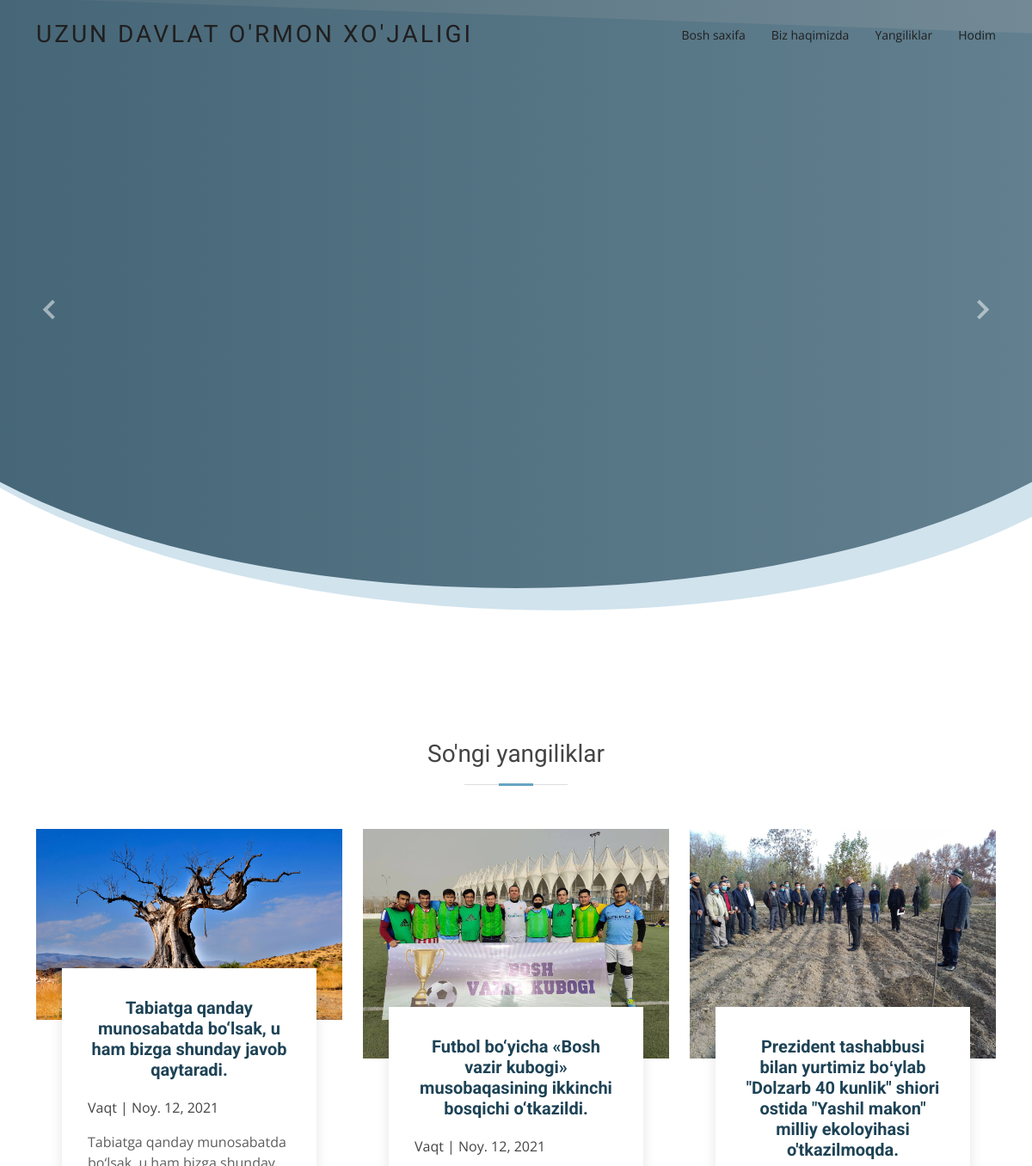
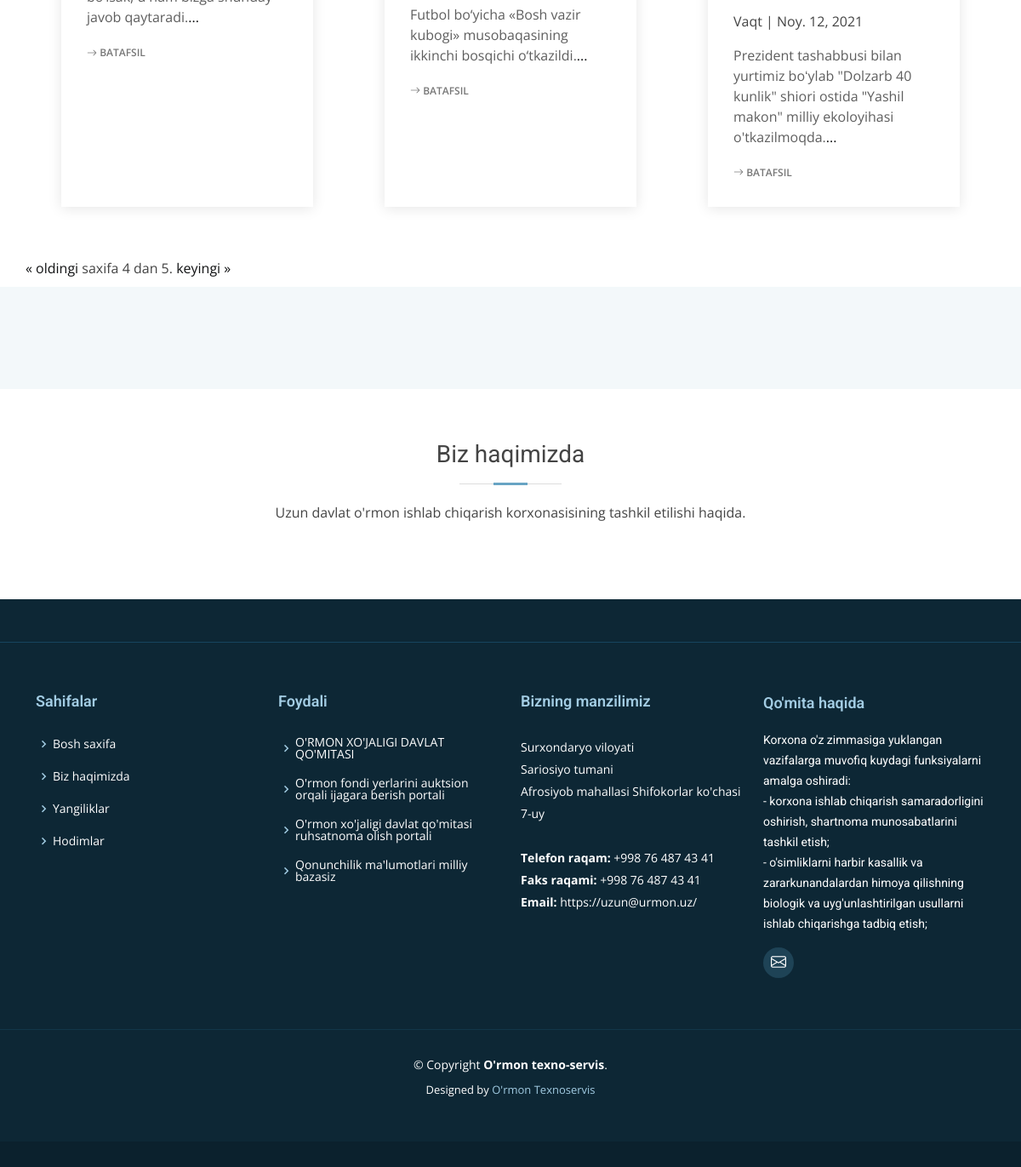
/?page=4, run on the app's committed database (2 pictures, top to bottom).
### articles/models.py (models this page shows, shortened)
class Newsmodel(models.Model):
    image = models.ImageField(upload_to='image/')
    title = models.CharField(max_length=250)
    summary = models.CharField(max_length=250)
    body = RichTextField()
    date = models.DateField(auto_now=True)

### articles/views.py (the view)
# urls.py: path('', homeview, name='home'),
def homeview(request):
    carusel_models = HomeCaruselModel.objects.all()
    future_model = FutureModels.objects.all()
    sub_models = SubMenuModels.objects.all()
    mainsite_models = MainSiteModels.objects.all()
    news_model = Newsmodel.objects.order_by('-date')
    paginator = Paginator(news_model, 3)
    page_number = request.GET.get('page')
    page_obj = paginator.get_page(page_number)
    context = {
        'carusel_models': carusel_models,
        'future_model': future_model,
        'sub_models': sub_models,
        'mainsite_models': mainsite_models,
        'news_model': news_model,
        'page_obj': page_obj,
    }
    return render(request, 'home.html', context)

### templates/home.html (shortened to what this page needs)
{% extends 'base.html' %}
{% load static %}
{% block content %}
  <section id="hero" class="d-flex justify-cntent-center align-items-center">
    <div id="heroCarousel" class="container carousel carousel-fade" data-bs-ride="carousel" data-bs-interval="5000">
      <a class="carousel-control-prev" href="#heroCarousel" role="button" data-bs-slide="prev">
        <span class="carousel-control-prev-icon bx bx-chevron-left" aria-hidden="true"></span>
      </a>
      <a class="carousel-control-next" href="#heroCarousel" role="button" data-bs-slide="next">
        <span class="carousel-control-next-icon bx bx-chevron-right" aria-hidden="true"></span>
      </a>
    </div>
  </section>
  <main id="main">
<section class="service-details">
      <div class="container">
        <div class="row">
         <div class="section-title">
          <h2>So'ngi yangiliklar</h2>
        </div>
        {% for data in page_obj %}
          <div class="col-md-4 d-flex align-items-stretch" data-aos="fade-up">
            <div class="card">
              <div class="card-img">
              {% if data.image %}
                <img src="{{ data.image.url }}" alt="...">
              {% endif %}
              </div>
              <div class="card-body">
                <h5 class="card-title"><a href="">{{ data.title }}</a></h5>
                <p> Vaqt | {{ data.date }} </p>
                <p class="card-text">{{ data.summary }}<a href='{% url 'detail' data.pk %}'>...</a></p>
                <div class="read-more"><a href="{% url 'detail' pk=data.id %}"><i class="bi bi-arrow-right"></i> Batafsil</a></div>
              </div>
            </div>
          </div>
        {% endfor %}
        <div class="pagination">
         <span class="step-links">
            {% if page_obj.has_previous %}
                <a href="?page=1">&laquo; oldingi</a>
            {% endif %}
            <span class="current">
                saxifa {{ page_obj.number }} dan {{ page_obj.paginator.num_pages }}.
            </span>
              {% if page_obj.has_next %}
                  <a href="?page={{ page_obj.next_page_number }}">keyingi</a>
                  <a href="?page={{ page_obj.paginator.num_pages }}"> &raquo;</a>
              {% endif %}
          </span>
        </div>
      </div>
    </section>
    <section class="why-us section-bg" data-aos="fade-up" date-aos-delay="200">
    </section>
    <section class="features">
      <div class="container">
        <div class="section-title">
          <h2>Biz haqimizda</h2>
          <p>Uzun davlat o'rmon ishlab chiqarish korxonasisining tashkil etilishi haqida.</p>
        </div>
        </div>
    </section>
  </main>
{% endblock content %}

### static/css/style.css (style rules this page uses)
body { font-family: "Open Sans", sans-serif; color: #444; }
a { color: #111213; text-decoration: none; }
h1, h2, h3, h4, h5, h6, .font-primary { font-family: "Roboto", sans-serif; }
#main { margin-top: 80px; }
#hero { width: 100%; height: 90vh; overflow: hidden; position: relative; }
#hero::after { content: ''; position: absolute; left: 50%; top: 0; width: 130%; height: 95%; background: linear-gradient(to right, rgba(30, 67, 86, 0.8), rgba(30, 67, 86, 0.6)), url("../img/bg.jpg") center top no-repeat; z-index: 0; border-radius: 0 0 50% 50%; transform: translateX(-50%) rotate(0deg); }
#hero::before { content: ''; position: absolute; left: 50%; top: 0; width: 130%; height: 96%; background: #68A4C4; opacity: 0.3; z-index: 0; border-radius: 0 0 50% 50%; transform: translateX(-50%) translateY(18px) rotate(2deg); }
#hero .carousel-control-prev, #hero .carousel-control-next { width: 10%; }
#hero .carousel-control-next-icon, #hero .carousel-control-prev-icon { background: none; font-size: 48px; line-height: 1; width: auto; height: auto; }
@media (min-width: 1024px) { #hero .carousel-control-prev, #hero .carousel-control-next { width: 5%; } }
section { padding: 60px 0; }
.section-bg { background-color: #f3f8fa; }
.section-title { text-align: center; padding-bottom: 30px; }
.section-title h2 { font-size: 28px; font-weight: 400; margin-bottom: 20px; padding-bottom: 20px; position: relative; }
.section-title h2::before { content: ''; position: absolute; display: block; width: 120px; height: 1px; background: #ddd; bottom: 1px; left: calc(50% - 60px); }
.section-title h2::after { content: ''; position: absolute; display: block; width: 40px; height: 3px; background: #68A4C4; bottom: 0; left: calc(50% - 20px); }
.section-title p { margin-bottom: 0; }
.features p:last-child { margin-bottom: 0; }
.service-details { padding-bottom: 10px; }
.service-details .card { border: 0; padding: 0 30px; margin-bottom: 60px; position: relative; }
.service-details .card-img { width: calc(100% + 60px); margin-left: -30px; overflow: hidden; z-index: 9; border-radius: 0; }
.service-details .card-img img { max-width: 100%; transition: all 0.3s ease-in-out; }
.service-details .card-body { z-index: 10; background: #fff; border-top: 4px solid #fff; padding: 30px; box-shadow: 0px 2px 15px rgba(0, 0, 0, 0.1); margin-top: -60px; transition: 0.3s; }
.service-details .card-title { font-weight: 700; text-align: center; margin-bottom: 20px; }
.service-details .card-title a { color: #1e4356; transition: 0.3s; }
.service-details .card-text { color: #5e5e5e; }
.service-details .read-more a { color: #777777; text-transform: uppercase; font-weight: 600; font-size: 12px; transition: 0.3s; }

### data on the page
Newsmodel: image (picture), title "Tabiatga qanday munosabatda bo‘lsak, u ham bizga shunday javob qaytaradi.", date "Noy. 12, 2021", summary "Tabiatga qanday munosabatda bo‘lsak, u ham bizga shunday javob qaytaradi."
Newsmodel: image (picture), title "Futbol bo‘yicha «Bosh vazir kubogi» musobaqasining ikkinchi bosqichi o‘tkazildi.", date "Noy. 12, 2021", summary "Futbol bo‘yicha «Bosh vazir kubogi» musobaqasining ikkinchi bosqichi o‘tkazildi."
Newsmodel: image (picture), title "Prezident tashabbusi bilan yurtimiz boʻylab \"Dolzarb 40 kunlik\" shiori ostida \"Yashil makon\" milliy ekoloyihasi o'tkazilmoqda.", date "Noy. 12, 2021", summary "Prezident tashabbusi bilan yurtimiz boʻylab \"Dolzarb 40 kunlik\" shiori ostida \"Yashil makon\" milliy ekoloyihasi o'tkazilmoqda."

### other printed values
{{ page_obj.number }} "4"
{{ page_obj.paginator.num_pages }} "5"
